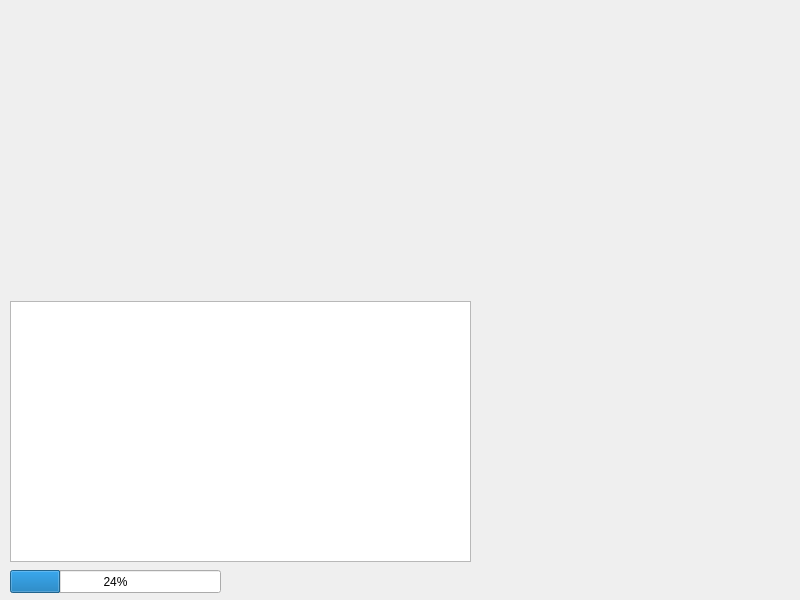
<?xml version="1.0" encoding="UTF-8"?>
<ui version="4.0">
 <class>Form</class>
 <widget class="QWidget" name="Form">
  <property name="geometry">
   <rect>
    <x>0</x>
    <y>0</y>
    <width>800</width>
    <height>600</height>
   </rect>
  </property>
  <property name="windowTitle">
   <string>Form</string>
  </property>
  <widget class="QTextBrowser" name="infoBox">
   <property name="geometry">
    <rect>
     <x>10</x>
     <y>301</y>
     <width>461</width>
     <height>261</height>
    </rect>
   </property>
  </widget>
  <widget class="QProgressBar" name="pb_time">
   <property name="geometry">
    <rect>
     <x>10</x>
     <y>570</y>
     <width>211</width>
     <height>23</height>
    </rect>
   </property>
   <property name="value">
    <number>24</number>
   </property>
  </widget>
 </widget>
 <resources/>
 <connections/>
</ui>
